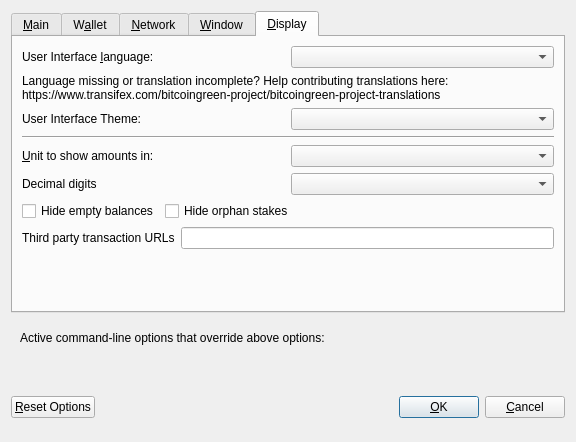
<?xml version="1.0" encoding="UTF-8"?>
<ui version="4.0">
 <class>OptionsDialog</class>
 <widget class="QDialog" name="OptionsDialog">
  <property name="geometry">
   <rect>
    <x>0</x>
    <y>0</y>
    <width>576</width>
    <height>442</height>
   </rect>
  </property>
  <property name="windowTitle">
   <string>Options</string>
  </property>
  <property name="modal">
   <bool>true</bool>
  </property>
  <layout class="QVBoxLayout" name="verticalLayout">
   <item>
    <widget class="QTabWidget" name="tabWidget">
     <property name="currentIndex">
      <number>4</number>
     </property>
     <widget class="QWidget" name="tabMain">
      <attribute name="title">
       <string>&amp;Main</string>
      </attribute>
      <layout class="QVBoxLayout" name="verticalLayout_Main">
       <item>
        <widget class="QCheckBox" name="bitcoinAtStartup">
         <property name="toolTip">
          <string>Automatically start bitcoingreen after logging in to the system.</string>
         </property>
         <property name="text">
          <string>&amp;Start bitcoingreen on system login</string>
         </property>
        </widget>
       </item>
       <item>
        <layout class="QHBoxLayout" name="horizontalLayout_2_Main">
         <item>
          <widget class="QLabel" name="databaseCacheLabel">
           <property name="text">
            <string>Size of &amp;database cache</string>
           </property>
           <property name="textFormat">
            <enum>Qt::PlainText</enum>
           </property>
           <property name="buddy">
            <cstring>databaseCache</cstring>
           </property>
          </widget>
         </item>
         <item>
          <widget class="QSpinBox" name="databaseCache"/>
         </item>
         <item>
          <widget class="QLabel" name="databaseCacheUnitLabel">
           <property name="text">
            <string>MB</string>
           </property>
           <property name="textFormat">
            <enum>Qt::PlainText</enum>
           </property>
          </widget>
         </item>
         <item>
          <spacer name="horizontalSpacer_2_Main">
           <property name="orientation">
            <enum>Qt::Horizontal</enum>
           </property>
           <property name="sizeHint" stdset="0">
            <size>
             <width>40</width>
             <height>20</height>
            </size>
           </property>
          </spacer>
         </item>
        </layout>
       </item>
       <item>
        <layout class="QHBoxLayout" name="horizontalLayout_3_Main">
         <item>
          <widget class="QLabel" name="threadsScriptVerifLabel">
           <property name="text">
            <string>Number of script &amp;verification threads</string>
           </property>
           <property name="textFormat">
            <enum>Qt::PlainText</enum>
           </property>
           <property name="buddy">
            <cstring>threadsScriptVerif</cstring>
           </property>
          </widget>
         </item>
         <item>
          <widget class="QSpinBox" name="threadsScriptVerif">
           <property name="toolTip">
            <string>(0 = auto, &lt;0 = leave that many cores free)</string>
           </property>
          </widget>
         </item>
         <item>
          <spacer name="horizontalSpacer_3_Main">
           <property name="orientation">
            <enum>Qt::Horizontal</enum>
           </property>
           <property name="sizeHint" stdset="0">
            <size>
             <width>40</width>
             <height>20</height>
            </size>
           </property>
          </spacer>
         </item>
        </layout>
       </item>
       <item>
        <spacer name="verticalSpacer_2">
         <property name="orientation">
          <enum>Qt::Vertical</enum>
         </property>
         <property name="sizeHint" stdset="0">
          <size>
           <width>20</width>
           <height>40</height>
          </size>
         </property>
        </spacer>
       </item>
       <!--
       <item>
        <widget class="QCheckBox" name="checkBoxZeromintEnable">
         <property name="toolTip">
          <string>Enable automatic minting of bitcoingreen units to zECA</string>
         </property>
         <property name="layoutDirection">
          <enum>Qt::LeftToRight</enum>
         </property>
         <property name="text">
          <string>Enable zECA Automint</string>
         </property>
        </widget>
       </item>
       <item>
        <layout class="QHBoxLayout" name="horizontalLayout_3">
         <item>
          <widget class="QLabel" name="percentage_label">
           <property name="toolTip">
            <string>Percentage of incoming bitcoingreen which get automatically converted to zECA via Zerocoin Protocol (min: 10%)</string>
           </property>
           <property name="text">
            <string>Percentage of autominted zECA</string>
           </property>
          </widget>
         </item>
         <item>
          <widget class="QSpinBox" name="zeromintPercentage">
           <property name="minimum">
            <number>1</number>
           </property>
           <property name="maximum">
            <number>100</number>
           </property>
          </widget>
         </item>
        </layout>
       </item>
       <item>
        <layout class="QHBoxLayout" name="horizontalLayout" stretch="0,0">
         <property name="sizeConstraint">
          <enum>QLayout::SetFixedSize</enum>
         </property>
         <item>
          <widget class="QLabel" name="labelPreferredDenom">
           <property name="maximumSize">
            <size>
             <width>16777215</width>
             <height>16777215</height>
            </size>
           </property>
           <property name="toolTip">
            <string>Wait with automatic conversion to Zerocoin until enough bitcoingreen for this denomination is available</string>
           </property>
           <property name="text">
            <string>Preferred Automint zECA Denomination</string>
           </property>
          </widget>
         </item>
         <item>
          <widget class="QComboBox" name="preferredDenom">
           <property name="maximumSize">
            <size>
             <width>16777215</width>
             <height>27</height>
            </size>
           </property>
           <property name="toolTip">
            <string>Wait with automatic conversion to Zerocoin until enough bitcoingreen for this denomination is available</string>
           </property>
           <property name="maxVisibleItems">
            <number>9</number>
           </property>
           <property name="maxCount">
            <number>9</number>
           </property>
          </widget>
         </item>
        </layout>
       </item>
      -->
      </layout>
     </widget>
     <widget class="QWidget" name="tabWallet">
      <attribute name="title">
       <string>W&amp;allet</string>
      </attribute>
      <layout class="QVBoxLayout" name="verticalLayout_Wallet">
       <item>
        <layout class="QHBoxLayout" name="horizontalLayout_2_Wallet">
         <item>
          <widget class="QLabel" name="labelStakeSplitThresholdText">
           <property name="text">
            <string>Stake split threshold:</string>
           </property>
          </widget>
         </item>
         <item>
          <widget class="QSpinBox" name="spinBoxStakeSplitThreshold">
           <property name="minimum">
            <number>0</number>
           </property>
           <property name="maximum">
            <number>9999999</number>
           </property>
          </widget>
         </item>
        </layout>
       </item>
       <item>
        <widget class="QGroupBox" name="groupBox">
         <property name="title">
          <string>Expert</string>
         </property>
         <layout class="QVBoxLayout" name="verticalLayout_2">
          <item>
           <widget class="QCheckBox" name="coinControlFeatures">
            <property name="toolTip">
             <string>Whether to show coin control features or not.</string>
            </property>
            <property name="text">
             <string>Enable coin &amp;control features</string>
            </property>
           </widget>
          </item>
          <!--
          <item>
           <widget class="QCheckBox" name="showMasternodesTab">
            <property name="toolTip">
             <string>Show additional tab listing all your masternodes in first sub-tab&lt;br/&gt;and all masternodes on the network in second sub-tab.</string>
            </property>
            <property name="text">
             <string>Show Masternodes Tab</string>
            </property>
           </widget>
          </item>
          -->
          <item>
           <widget class="QCheckBox" name="spendZeroConfChange">
            <property name="toolTip">
             <string>If you disable the spending of unconfirmed change, the change from a transaction&lt;br/&gt;cannot be used until that transaction has at least one confirmation.&lt;br/&gt;This also affects how your balance is computed.</string>
            </property>
            <property name="text">
             <string>&amp;Spend unconfirmed change</string>
            </property>
           </widget>
          </item>
         </layout>
        </widget>
       </item>
       <item>
        <spacer name="verticalSpacer_Wallet">
         <property name="orientation">
          <enum>Qt::Vertical</enum>
         </property>
         <property name="sizeHint" stdset="0">
          <size>
           <width>20</width>
           <height>40</height>
          </size>
         </property>
        </spacer>
       </item>
      </layout>
     </widget>
     <widget class="QWidget" name="tabNetwork">
      <attribute name="title">
       <string>&amp;Network</string>
      </attribute>
      <layout class="QVBoxLayout" name="verticalLayout_Network">
       <item>
        <widget class="QCheckBox" name="mapPortUpnp">
         <property name="toolTip">
          <string>Automatically open the bitcoingreen client port on the router. This only works when your router supports UPnP and it is enabled.</string>
         </property>
         <property name="text">
          <string>Map port using &amp;UPnP</string>
         </property>
        </widget>
       </item>
       <item>
        <widget class="QCheckBox" name="allowIncoming">
         <property name="toolTip">
          <string>Accept connections from outside</string>
         </property>
         <property name="text">
          <string>Allow incoming connections</string>
         </property>
        </widget>
       </item>
       <item>
        <widget class="QCheckBox" name="connectSocks">
         <property name="toolTip">
          <string>Connect to the bitcoingreen network through a SOCKS5 proxy.</string>
         </property>
         <property name="text">
          <string>&amp;Connect through SOCKS5 proxy (default proxy):</string>
         </property>
        </widget>
       </item>
       <item>
        <layout class="QHBoxLayout" name="horizontalLayout_1_Network">
         <item>
          <widget class="QLabel" name="proxyIpLabel">
           <property name="text">
            <string>Proxy &amp;IP:</string>
           </property>
           <property name="textFormat">
            <enum>Qt::PlainText</enum>
           </property>
           <property name="buddy">
            <cstring>proxyIp</cstring>
           </property>
          </widget>
         </item>
         <item>
          <widget class="QValidatedLineEdit" name="proxyIp">
           <property name="minimumSize">
            <size>
             <width>140</width>
             <height>0</height>
            </size>
           </property>
           <property name="maximumSize">
            <size>
             <width>140</width>
             <height>16777215</height>
            </size>
           </property>
           <property name="toolTip">
            <string>IP address of the proxy (e.g. IPv4: 127.0.0.1 / IPv6: ::1)</string>
           </property>
          </widget>
         </item>
         <item>
          <widget class="QLabel" name="proxyPortLabel">
           <property name="text">
            <string>&amp;Port:</string>
           </property>
           <property name="textFormat">
            <enum>Qt::PlainText</enum>
           </property>
           <property name="buddy">
            <cstring>proxyPort</cstring>
           </property>
          </widget>
         </item>
         <item>
          <widget class="QLineEdit" name="proxyPort">
           <property name="minimumSize">
            <size>
             <width>55</width>
             <height>0</height>
            </size>
           </property>
           <property name="maximumSize">
            <size>
             <width>55</width>
             <height>16777215</height>
            </size>
           </property>
           <property name="toolTip">
            <string>Port of the proxy (e.g. 9050)</string>
           </property>
          </widget>
         </item>
         <item>
          <spacer name="horizontalSpacer_1_Network">
           <property name="orientation">
            <enum>Qt::Horizontal</enum>
           </property>
           <property name="sizeHint" stdset="0">
            <size>
             <width>40</width>
             <height>20</height>
            </size>
           </property>
          </spacer>
         </item>
        </layout>
       </item>
       <item>
        <spacer name="verticalSpacer_Network">
         <property name="orientation">
          <enum>Qt::Vertical</enum>
         </property>
         <property name="sizeHint" stdset="0">
          <size>
           <width>20</width>
           <height>40</height>
          </size>
         </property>
        </spacer>
       </item>
      </layout>
     </widget>
     <widget class="QWidget" name="tabWindow">
      <attribute name="title">
       <string>&amp;Window</string>
      </attribute>
      <layout class="QVBoxLayout" name="verticalLayout_Window">
       <item>
        <widget class="QCheckBox" name="minimizeToTray">
         <property name="toolTip">
          <string>Show only a tray icon after minimizing the window.</string>
         </property>
         <property name="text">
          <string>&amp;Minimize to the tray instead of the taskbar</string>
         </property>
        </widget>
       </item>
       <item>
        <widget class="QCheckBox" name="minimizeOnClose">
         <property name="toolTip">
          <string>Minimize instead of exit the application when the window is closed. When this option is enabled, the application will be closed only after selecting Quit in the menu.</string>
         </property>
         <property name="text">
          <string>M&amp;inimize on close</string>
         </property>
        </widget>
       </item>
       <item>
        <spacer name="verticalSpacer_Window">
         <property name="orientation">
          <enum>Qt::Vertical</enum>
         </property>
         <property name="sizeHint" stdset="0">
          <size>
           <width>20</width>
           <height>40</height>
          </size>
         </property>
        </spacer>
       </item>
      </layout>
     </widget>
     <widget class="QWidget" name="tabDisplay">
      <attribute name="title">
       <string>&amp;Display</string>
      </attribute>
      <layout class="QVBoxLayout" name="verticalLayout_Display">
       <item>
        <layout class="QHBoxLayout" name="horizontalLayout_1_Display">
         <item>
          <widget class="QLabel" name="langLabel">
           <property name="text">
            <string>User Interface &amp;language:</string>
           </property>
           <property name="textFormat">
            <enum>Qt::PlainText</enum>
           </property>
           <property name="buddy">
            <cstring>lang</cstring>
           </property>
          </widget>
         </item>
         <item>
          <widget class="QValueComboBox" name="lang">
           <property name="toolTip">
            <string>The user interface language can be set here. This setting will take effect after restarting bitcoingreen.</string>
           </property>
          </widget>
         </item>
        </layout>
       </item>
       <item>
        <widget class="QLabel" name="label_3">
         <property name="toolTip">
          <string notr="true"/>
         </property>
         <property name="statusTip">
          <string notr="true"/>
         </property>
         <property name="whatsThis">
          <string notr="true"/>
         </property>
         <property name="accessibleName">
          <string notr="true"/>
         </property>
         <property name="text">
          <string>Language missing or translation incomplete? Help contributing translations here:
https://www.transifex.com/bitcoingreen-project/bitcoingreen-project-translations</string>
         </property>
         <property name="wordWrap">
          <bool>true</bool>
         </property>
         <property name="openExternalLinks">
          <bool>true</bool>
         </property>
         <property name="textInteractionFlags">
          <set>Qt::TextBrowserInteraction</set>
         </property>
        </widget>
       </item>
       <item>
        <layout class="QHBoxLayout" name="horizontalLayout_2_Display" stretch="0,0">
         <item>
          <widget class="QLabel" name="themeLabel">
           <property name="text">
            <string>User Interface Theme:</string>
           </property>
          </widget>
         </item>
         <item>
          <widget class="QValueComboBox" name="theme"/>
         </item>
        </layout>
       </item>
       <item>
        <widget class="Line" name="line">
         <property name="orientation">
          <enum>Qt::Horizontal</enum>
         </property>
        </widget>
       </item>
       <item>
        <layout class="QHBoxLayout" name="horizontalLayout_3_Display">
         <item>
          <widget class="QLabel" name="unitLabel">
           <property name="text">
            <string>&amp;Unit to show amounts in:</string>
           </property>
           <property name="textFormat">
            <enum>Qt::PlainText</enum>
           </property>
           <property name="buddy">
            <cstring>unit</cstring>
           </property>
          </widget>
         </item>
         <item>
          <widget class="QValueComboBox" name="unit">
           <property name="toolTip">
            <string>Choose the default subdivision unit to show in the interface and when sending coins.</string>
           </property>
          </widget>
         </item>
        </layout>
       </item>
       <item>
        <layout class="QHBoxLayout" name="horizontalLayout_4_Display">
         <item>
          <widget class="QLabel" name="digitsLabel">
           <property name="text">
            <string>Decimal digits</string>
           </property>
          </widget>
         </item>
         <item>
          <widget class="QValueComboBox" name="digits"/>
         </item>
        </layout>
       </item>
       <item>
        <layout class="QHBoxLayout" name="horizontalLayout_5_Display">
         <item>
          <widget class="QCheckBox" name="checkBoxHideZeroBalances">
           <property name="toolTip">
            <string>Hide empty balances</string>
           </property>
           <property name="layoutDirection">
            <enum>Qt::LeftToRight</enum>
           </property>
           <property name="text">
            <string>Hide empty balances</string>
           </property>
          </widget>
         </item>
         <item>
          <widget class="QCheckBox" name="checkBoxHideOrphans">
           <property name="toolTip">
            <string>Hide orphan stakes in transaction lists</string>
           </property>
           <property name="text">
            <string>Hide orphan stakes</string>
           </property>
          </widget>
         </item>
         <item>
          <spacer name="horizontalSpacer">
           <property name="orientation">
            <enum>Qt::Horizontal</enum>
           </property>
           <property name="sizeHint" stdset="0">
            <size>
             <width>40</width>
             <height>20</height>
            </size>
           </property>
          </spacer>
         </item>
        </layout>
       </item>
       <item>
        <layout class="QHBoxLayout" name="horizontalLayout_6_Display">
         <item>
          <widget class="QLabel" name="thirdPartyTxUrlsLabel">
           <property name="toolTip">
            <string>Third party URLs (e.g. a block explorer) that appear in the transactions tab as context menu items. %s in the URL is replaced by transaction hash. Multiple URLs are separated by vertical bar |.</string>
           </property>
           <property name="text">
            <string>Third party transaction URLs</string>
           </property>
           <property name="buddy">
            <cstring>thirdPartyTxUrls</cstring>
           </property>
          </widget>
         </item>
         <item>
          <widget class="QLineEdit" name="thirdPartyTxUrls">
           <property name="toolTip">
            <string>Third party URLs (e.g. a block explorer) that appear in the transactions tab as context menu items. %s in the URL is replaced by transaction hash. Multiple URLs are separated by vertical bar |.</string>
           </property>
          </widget>
         </item>
        </layout>
       </item>
       <item>
        <spacer name="verticalSpacer">
         <property name="orientation">
          <enum>Qt::Vertical</enum>
         </property>
         <property name="sizeHint" stdset="0">
          <size>
           <width>20</width>
           <height>40</height>
          </size>
         </property>
        </spacer>
       </item>
      </layout>
     </widget>
    </widget>
   </item>
   <item>
    <widget class="QFrame" name="frame">
     <layout class="QVBoxLayout" name="verticalLayout_Bottom">
      <item>
       <layout class="QHBoxLayout" name="horizontalLayout_Bottom">
        <item>
         <widget class="QLabel" name="overriddenByCommandLineInfoLabel">
          <property name="text">
           <string>Active command-line options that override above options:</string>
          </property>
          <property name="textFormat">
           <enum>Qt::PlainText</enum>
          </property>
         </widget>
        </item>
        <item>
         <spacer name="horizontalSpacer_Bottom">
          <property name="orientation">
           <enum>Qt::Horizontal</enum>
          </property>
          <property name="sizeHint" stdset="0">
           <size>
            <width>40</width>
            <height>20</height>
           </size>
          </property>
         </spacer>
        </item>
       </layout>
      </item>
      <item>
       <widget class="QLabel" name="overriddenByCommandLineLabel">
        <property name="text">
         <string/>
        </property>
        <property name="textFormat">
         <enum>Qt::PlainText</enum>
        </property>
        <property name="wordWrap">
         <bool>true</bool>
        </property>
       </widget>
      </item>
     </layout>
    </widget>
   </item>
   <item>
    <layout class="QHBoxLayout" name="horizontalLayout_Buttons">
     <item>
      <widget class="QPushButton" name="resetButton">
       <property name="toolTip">
        <string>Reset all client options to default.</string>
       </property>
       <property name="text">
        <string>&amp;Reset Options</string>
       </property>
       <property name="autoDefault">
        <bool>false</bool>
       </property>
      </widget>
     </item>
     <item>
      <spacer name="horizontalSpacer_1">
       <property name="orientation">
        <enum>Qt::Horizontal</enum>
       </property>
       <property name="sizeHint" stdset="0">
        <size>
         <width>40</width>
         <height>48</height>
        </size>
       </property>
      </spacer>
     </item>
     <item>
      <widget class="QLabel" name="statusLabel">
       <property name="minimumSize">
        <size>
         <width>200</width>
         <height>0</height>
        </size>
       </property>
       <property name="font">
        <font>
         <weight>75</weight>
         <bold>true</bold>
        </font>
       </property>
       <property name="text">
        <string/>
       </property>
       <property name="textFormat">
        <enum>Qt::PlainText</enum>
       </property>
       <property name="wordWrap">
        <bool>true</bool>
       </property>
      </widget>
     </item>
     <item>
      <spacer name="horizontalSpacer_2">
       <property name="orientation">
        <enum>Qt::Horizontal</enum>
       </property>
       <property name="sizeHint" stdset="0">
        <size>
         <width>40</width>
         <height>48</height>
        </size>
       </property>
      </spacer>
     </item>
     <item>
      <widget class="QPushButton" name="okButton">
       <property name="text">
        <string>&amp;OK</string>
       </property>
       <property name="autoDefault">
        <bool>false</bool>
       </property>
       <property name="default">
        <bool>true</bool>
       </property>
      </widget>
     </item>
     <item>
      <widget class="QPushButton" name="cancelButton">
       <property name="text">
        <string>&amp;Cancel</string>
       </property>
       <property name="autoDefault">
        <bool>false</bool>
       </property>
      </widget>
     </item>
    </layout>
   </item>
  </layout>
 </widget>
 <customwidgets>
  <customwidget>
   <class>QValidatedLineEdit</class>
   <extends>QLineEdit</extends>
   <header>qvalidatedlineedit.h</header>
  </customwidget>
  <customwidget>
   <class>QValueComboBox</class>
   <extends>QComboBox</extends>
   <header>qvaluecombobox.h</header>
  </customwidget>
 </customwidgets>
 <resources/>
 <connections/>
</ui>
